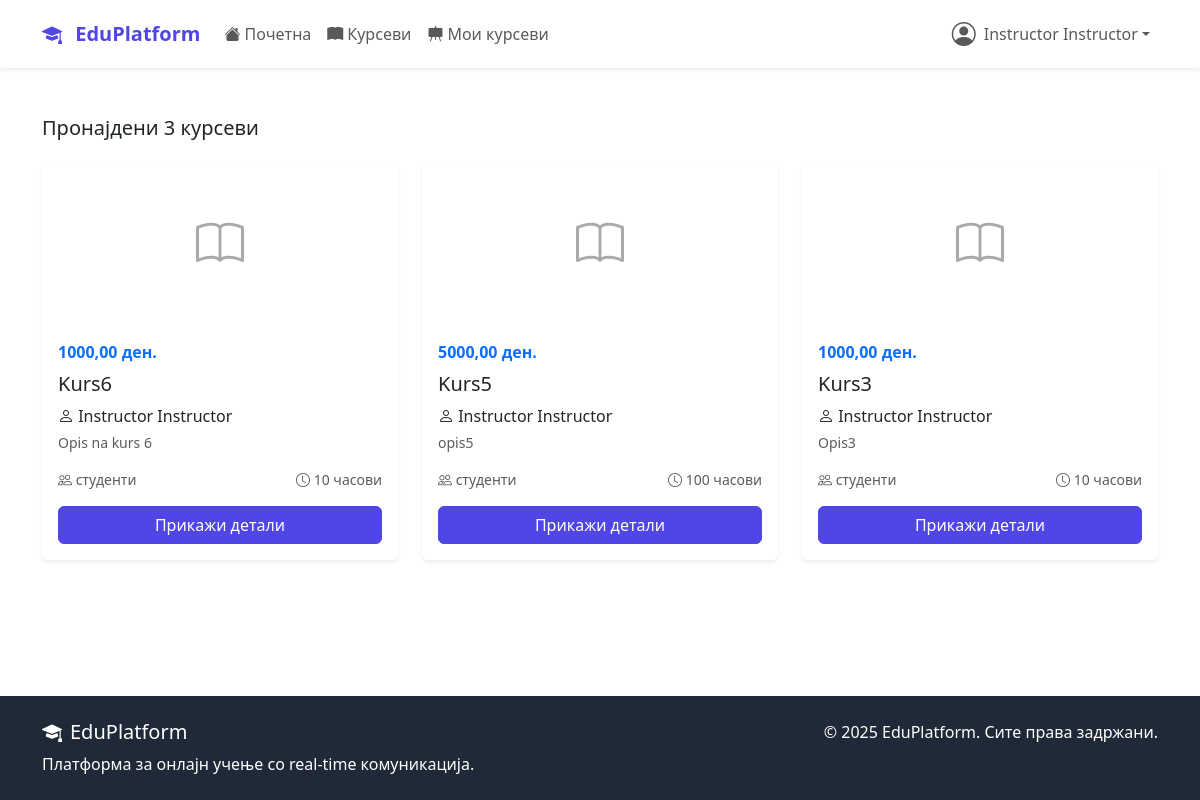
The page /courses/my-courses/ (signed in) on the database as committed earlier.
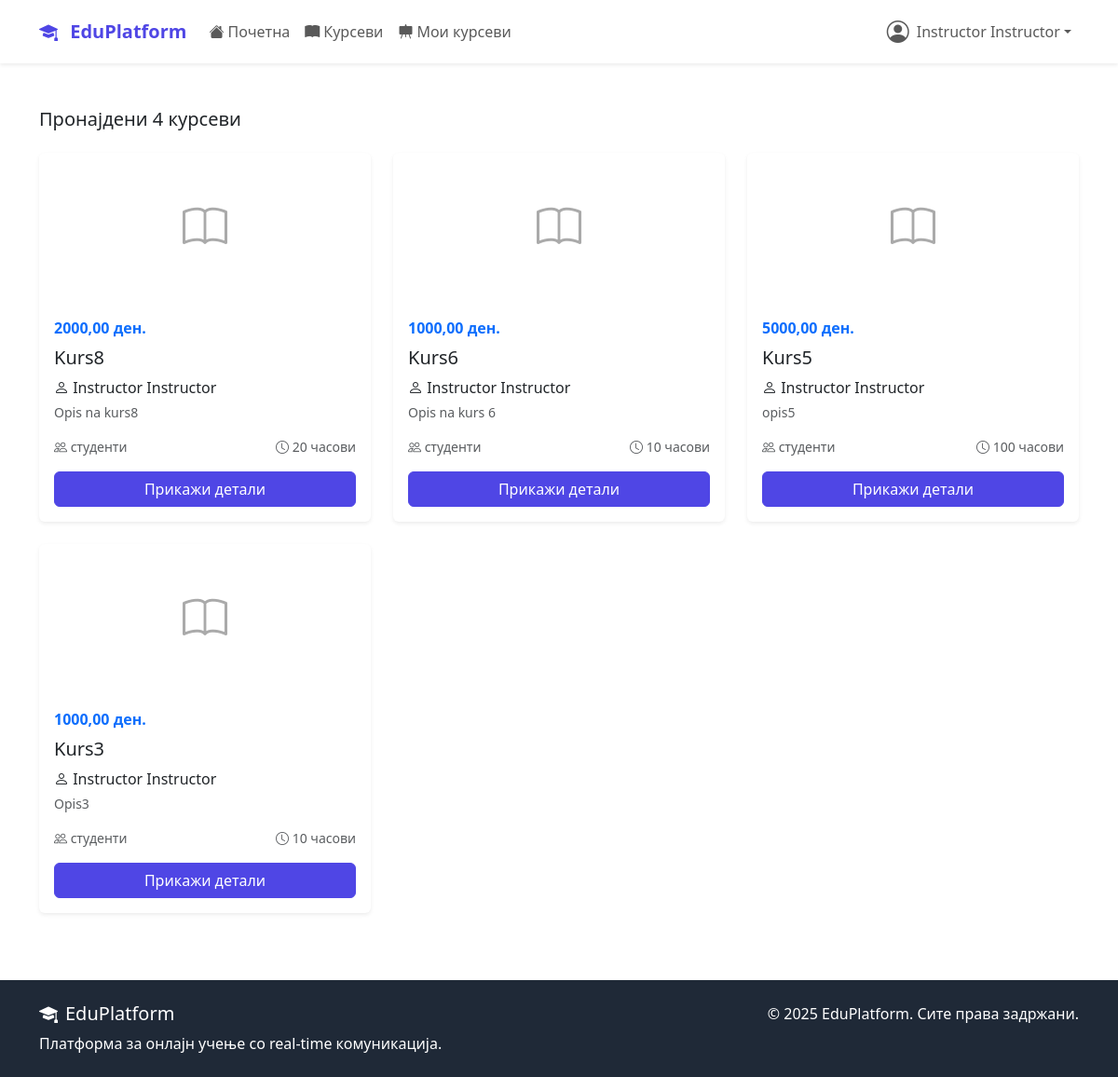
The same page on the database as committed later.
### accounts/models.py (models this page shows, shortened)
class User(AbstractUser):
    USER_TYPE_CHOICES = (
        ('student', 'Студент'),
        ('instructor', 'Инструктор'),
        ('admin', 'Администратор'),
    )
    user_type = models.CharField(
        max_length=20,
        choices=USER_TYPE_CHOICES,
        default='student'
    )
    bio = models.TextField(max_length=500, blank=True)
    profile_picture = models.ImageField(
        upload_to='profile_pics/',
        blank=True,
        null=True
    )
    birth_date = models.DateField(null=True, blank=True)
    phone_number = models.CharField(max_length=15, blank=True)
    created_at = models.DateTimeField(auto_now_add=True)
    updated_at = models.DateTimeField(auto_now=True)

### courses/models.py (models this page shows, shortened)
class Course(models.Model):
    DIFFICULTY_CHOICES = (('beginner', 'Почетник'), ('intermediate', 'Средно'), ('advanced', 'Напредно'))
    STATUS_CHOICES = (('draft', 'Нацрт'), ('published', 'Објавен'), ('archived', 'Архивиран'))
    title = models.CharField(max_length=200)
    slug = models.SlugField(unique=True, blank=True, max_length=250)
    description = models.TextField()
    instructor = models.ForeignKey(settings.AUTH_USER_MODEL, on_delete=models.CASCADE, related_name='courses_taught')
    category = models.ForeignKey(Category, on_delete=models.CASCADE)
    thumbnail = models.ImageField(upload_to='course_thumbnails/', blank=True)
    price = models.DecimalField(max_digits=8, decimal_places=2, default=0.00)
    difficulty = models.CharField(max_length=20, choices=DIFFICULTY_CHOICES)
    status = models.CharField(max_length=20, choices=STATUS_CHOICES, default='published')
    duration_hours = models.PositiveIntegerField(default=1)
    max_students = models.PositiveIntegerField(null=True, blank=True)
    requirements = models.TextField(blank=True)
    what_you_learn = models.TextField()
    created_at = models.DateTimeField(auto_now_add=True)
    updated_at = models.DateTimeField(auto_now=True)
    class Meta:
        ordering = ['-created_at']

### courses/views.py (the view)
# urls.py: path('my-courses/', views.InstructorCoursesView.as_view(), name='my_courses'),
class InstructorCoursesView(InstructorRequiredMixin, ListView):
    model = Course
    template_name = 'courses/instructor_courses.html'
    context_object_name = 'courses'
    def get_queryset(self):
        return Course.objects.filter(instructor=self.request.user)

### courses/views.py (called while the page is built)
    def test_func(self):
        return self.request.user.is_authenticated and (self.request.user.user_type in ['instructor', 'admin'])

### templates/courses/instructor_courses.html (shortened to what this page needs)
{% extends 'base.html' %}
{% load static %}
{% block content %}
<div class="container mt-5">
    <h5 class="mb-4">Пронајдени {{ courses.count }} курсеви</h5>
    <div class="row">
        {% for course in courses %}
        <div class="col-md-4 mb-4">
            <div class="card shadow-sm border-0 h-100">
                {% if course.image %}
                    <img src="{{ course.image.url }}" class="card-img-top" alt="{{ course.title }}">
                {% else %}
                    <div class="d-flex justify-content-center align-items-center" style="height: 160px;">
                        <i class="bi bi-book" style="font-size: 48px; color: #aaa;"></i>
                    </div>
                {% endif %}
                <div class="card-body">
                    <div class="d-flex justify-content-between mb-2">
                        <strong class="text-primary">{{ course.price|floatformat:2 }} ден.</strong>
                    </div>
                    <h5 class="card-title text-capitalize">{{ course.title }}</h5>
                    <p class="mb-1">
                        <i class="bi bi-person"></i>
                        {{ course.instructor.get_full_name|default:"Instructor" }}
                    </p>
                    <p class="text-muted small">{{ course.description|truncatewords:12 }}</p>
                    <div class="d-flex justify-content-between text-muted small mb-3">
    <span><i class="bi bi-people"></i> {{ course.enrolled_count }} студенти</span>
    <span><i class="bi bi-clock"></i> {{ course.duration_hours}} часови</span>
</div>
                    <a href="{% url 'courses:detail' course.slug %}" class="btn btn-primary w-100">Прикажи детали</a>
                </div>
            </div>
        </div>
        {% empty %}
        <p class="text-muted">Нема достапни курсеви.</p>
        {% endfor %}
    </div>
</div>
{% endblock %}

### templates/base.html (shortened to what this page needs)
<!DOCTYPE html>
<html lang="mk">
<head>
    <link href="https://cdn.jsdelivr.net/npm/bootstrap@5.3.2/dist/css/bootstrap.min.css" rel="stylesheet">
    <link rel="stylesheet" href="https://cdn.jsdelivr.net/npm/bootstrap-icons@1.11.1/font/bootstrap-icons.css">
</head>
<body class="d-flex flex-column min-vh-100">
    <nav class="navbar navbar-expand-lg navbar-light bg-white shadow-sm">
        <div class="container">
            <a class="navbar-brand" href="{% url 'dashboard:home' %}">
                <i class="bi bi-mortarboard-fill me-2"></i>
                EduPlatform
            </a>
            <div class="collapse navbar-collapse" id="navbarNav">
                <ul class="navbar-nav me-auto">
                    <li class="nav-item">
                        <a class="nav-link" href="{% url 'dashboard:home' %}">
                            <i class="bi bi-house-fill me-1"></i>Почетна
                        </a>
                    </li>
                    <li class="nav-item">
                        <a class="nav-link" href="{% url 'courses:list' %}">
                            <i class="bi bi-book-fill me-1"></i>Курсеви
                        </a>
                    </li>
                    {% if user.is_authenticated and user.user_type == 'instructor' %}
                    <li class="nav-item">
                        <a class="nav-link" href="{% url 'courses:my_courses' %}">
                            <i class="bi bi-easel-fill me-1"></i>Мои курсеви
                        </a>
                    </li>
                    {% endif %}
                </ul>
                <ul class="navbar-nav">
                    {% if user.is_authenticated %}
                        <li class="nav-item dropdown">
                            <a class="nav-link dropdown-toggle d-flex align-items-center" href="#"
                               id="navbarDropdown" role="button" data-bs-toggle="dropdown">
                                {% if user.profile_picture %}
                                    <img src="{{ user.profile_picture.url }}" alt="Профил"
                                         class="rounded-circle me-2" width="32" height="32">
                                {% else %}
                                    <i class="bi bi-person-circle me-2 fs-4"></i>
                                {% endif %}
                                {{ user.get_full_name|default:user.username }}
                            </a>
                        </li>
                    {% endif %}
                </ul>
            </div>
        </div>
    </nav>
    <main class="flex-grow-1">
        {% block content %}{% endblock %}
    </main>
    <footer class="footer mt-5 py-4">
        <div class="container">
            <div class="row">
                <div class="col-md-6">
                    <h5><i class="bi bi-mortarboard-fill me-2"></i>EduPlatform</h5>
                    <p class="mb-0">Платформа за онлајн учење со real-time комуникација.</p>
                </div>
                <div class="col-md-6 text-md-end">
                    <p class="mb-0">&copy; 2025 EduPlatform. Сите права задржани.</p>
                </div>
            </div>
        </div>
    </footer>
</body>
</html>

### templates/base.html (style rules this page uses)
:root { --primary-color: #4f46e5; --secondary-color: #6366f1; --success-color: #10b981; --warning-color: #f59e0b; --danger-color: #ef4444; --dark-color: #1f2937; --light-color: #f8fafc; }
.navbar-brand { font-weight: bold; color: var(--primary-color) !important; }
.navbar { z-index: 1030 !important; position: sticky; top: 0; }
.navbar-nav .nav-item.dropdown { position: relative; z-index: 1050 !important; }
.btn-primary { background-color: var(--primary-color); border-color: var(--primary-color); }
.footer { background-color: var(--dark-color); color: white; margin-top: auto; }
main .card { position: relative; z-index: 1; }

Rows that differ between the two databases and show on the page:
added Course: price "2000,00", title "Kurs8", instructor.get_full_name "Instructor Instructor", description "Opis na kurs8", duration_hours "20"
Other text that changed with them:
{{ courses.count }}: "3" → "4"
